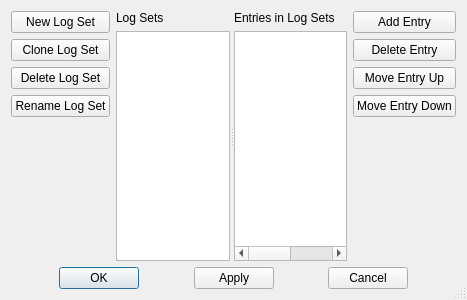
<?xml version="1.0" encoding="UTF-8"?>
<ui version="4.0">
 <class>TSessionManager</class>
 <widget class="QDialog" name="TSessionManager">
  <property name="geometry">
   <rect>
    <x>0</x>
    <y>0</y>
    <width>467</width>
    <height>300</height>
   </rect>
  </property>
  <property name="windowTitle">
   <string>Manage Log Sets</string>
  </property>
  <property name="sizeGripEnabled">
   <bool>true</bool>
  </property>
  <layout class="QVBoxLayout" name="verticalLayout_5">
   <item>
    <layout class="QHBoxLayout" name="horizontalLayout_2">
     <item>
      <layout class="QVBoxLayout" name="verticalLayout_4">
       <item>
        <widget class="QPushButton" name="NewSessionButton">
         <property name="text">
          <string>New Log Set</string>
         </property>
        </widget>
       </item>
       <item>
        <widget class="QPushButton" name="CloneSessionButton">
         <property name="text">
          <string>Clone Log Set</string>
         </property>
        </widget>
       </item>
       <item>
        <widget class="QPushButton" name="DeleteSessionButton">
         <property name="text">
          <string>Delete Log Set</string>
         </property>
        </widget>
       </item>
       <item>
        <widget class="QPushButton" name="RenameSessionButton">
         <property name="text">
          <string>Rename Log Set</string>
         </property>
        </widget>
       </item>
       <item>
        <spacer name="verticalSpacer_2">
         <property name="orientation">
          <enum>Qt::Vertical</enum>
         </property>
         <property name="sizeHint" stdset="0">
          <size>
           <width>20</width>
           <height>40</height>
          </size>
         </property>
        </spacer>
       </item>
      </layout>
     </item>
     <item>
      <widget class="QSplitter" name="setSplitter">
       <property name="orientation">
        <enum>Qt::Horizontal</enum>
       </property>
       <property name="childrenCollapsible">
        <bool>false</bool>
       </property>
       <widget class="QWidget" name="layoutWidget">
        <layout class="QVBoxLayout" name="verticalLayout">
         <item>
          <widget class="QLabel" name="label">
           <property name="text">
            <string>Log Sets</string>
           </property>
          </widget>
         </item>
         <item>
          <widget class="QListWidget" name="sessionsList"/>
         </item>
        </layout>
       </widget>
       <widget class="QWidget" name="layoutWidget2">
        <layout class="QVBoxLayout" name="verticalLayout_2">
         <item>
          <widget class="QLabel" name="label_2">
           <property name="text">
            <string>Entries in Log Sets</string>
           </property>
          </widget>
         </item>
         <item>
          <widget class="QTableWidget" name="sessionEntries">
           <property name="columnCount">
            <number>2</number>
           </property>
           <attribute name="horizontalHeaderVisible">
            <bool>false</bool>
           </attribute>
           <attribute name="horizontalHeaderStretchLastSection">
            <bool>true</bool>
           </attribute>
           <attribute name="verticalHeaderVisible">
            <bool>false</bool>
           </attribute>
           <column/>
           <column/>
          </widget>
         </item>
        </layout>
       </widget>
      </widget>
     </item>
     <item>
      <layout class="QVBoxLayout" name="verticalLayout_3">
       <item>
        <widget class="QPushButton" name="AddEntryButton">
         <property name="text">
          <string>Add Entry</string>
         </property>
        </widget>
       </item>
       <item>
        <widget class="QPushButton" name="DeleteEntryButton">
         <property name="text">
          <string>Delete Entry</string>
         </property>
        </widget>
       </item>
       <item>
        <widget class="QPushButton" name="MoveEntryUpButton">
         <property name="text">
          <string>Move Entry Up</string>
         </property>
        </widget>
       </item>
       <item>
        <widget class="QPushButton" name="MoveEntryDownButton">
         <property name="text">
          <string>Move Entry Down</string>
         </property>
        </widget>
       </item>
       <item>
        <spacer name="verticalSpacer">
         <property name="orientation">
          <enum>Qt::Vertical</enum>
         </property>
         <property name="sizeHint" stdset="0">
          <size>
           <width>20</width>
           <height>40</height>
          </size>
         </property>
        </spacer>
       </item>
      </layout>
     </item>
    </layout>
   </item>
   <item>
    <layout class="QHBoxLayout" name="horizontalLayout">
     <item>
      <spacer name="horizontalSpacer_2">
       <property name="orientation">
        <enum>Qt::Horizontal</enum>
       </property>
       <property name="sizeHint" stdset="0">
        <size>
         <width>40</width>
         <height>20</height>
        </size>
       </property>
      </spacer>
     </item>
     <item>
      <widget class="QPushButton" name="OKButton">
       <property name="text">
        <string>OK</string>
       </property>
       <property name="default">
        <bool>true</bool>
       </property>
      </widget>
     </item>
     <item>
      <spacer name="horizontalSpacer_4">
       <property name="orientation">
        <enum>Qt::Horizontal</enum>
       </property>
       <property name="sizeHint" stdset="0">
        <size>
         <width>40</width>
         <height>20</height>
        </size>
       </property>
      </spacer>
     </item>
     <item>
      <widget class="QPushButton" name="amendButton">
       <property name="text">
        <string>Apply</string>
       </property>
      </widget>
     </item>
     <item>
      <spacer name="horizontalSpacer">
       <property name="orientation">
        <enum>Qt::Horizontal</enum>
       </property>
       <property name="sizeHint" stdset="0">
        <size>
         <width>40</width>
         <height>20</height>
        </size>
       </property>
      </spacer>
     </item>
     <item>
      <widget class="QPushButton" name="cancelButton">
       <property name="text">
        <string>Cancel</string>
       </property>
      </widget>
     </item>
     <item>
      <spacer name="horizontalSpacer_3">
       <property name="orientation">
        <enum>Qt::Horizontal</enum>
       </property>
       <property name="sizeHint" stdset="0">
        <size>
         <width>40</width>
         <height>20</height>
        </size>
       </property>
      </spacer>
     </item>
    </layout>
   </item>
  </layout>
 </widget>
 <resources/>
 <connections/>
</ui>
